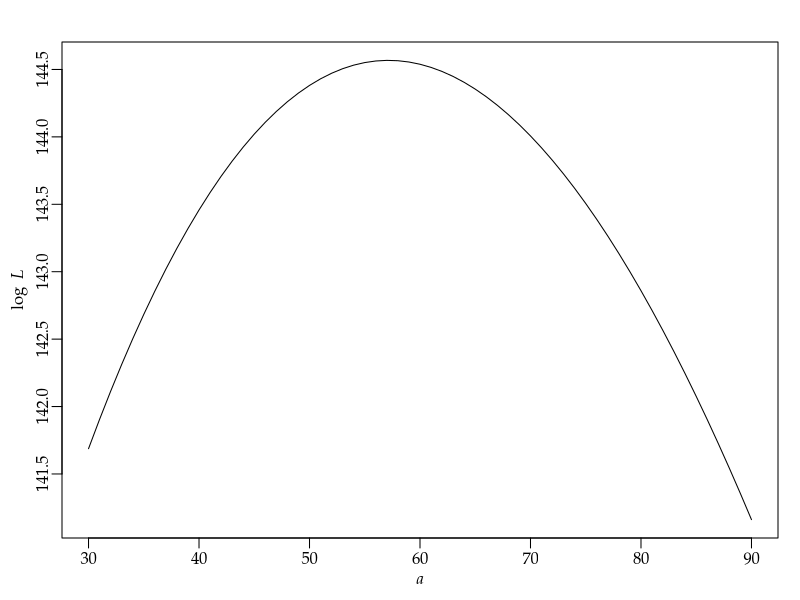

The R source for this figure:
args = commandArgs()
basename = sub(".R$", "", sub("^--file=(.*/)?", "", args[grep("^--file=", args)]))
if (length(basename) != 0)
    quartz(type="pdf", file=paste0(basename, ".pdf"), width=7, height=3)
par(family="Palatino")
par(mgp=c(1.5,0.5,0)) # title and axis margins. default: c(3,1,0)
par(mar=c(3,3,2,1)+0.1) # bottom, left, top, right margins. default: c(5,4,4,2)+0.1
x = 1:20
y = c(11,4,13,10,4,8,6,16,7,12,10,13,6,5,1,4,2,0,0,1)
d = dnorm(x, 10, 3)
e = exp(-x/10)
logL = function(a) {
  optimize(function(b){sum(y*log(a*d+b*e)-(a*d+b*e))}, c(0,100), maximum=TRUE)$objective
}
plot(30:90, sapply(30:90,logL), type="l", xlab=expression(italic(a)), ylab=expression(log ~~ italic(L)))
dev.off()
